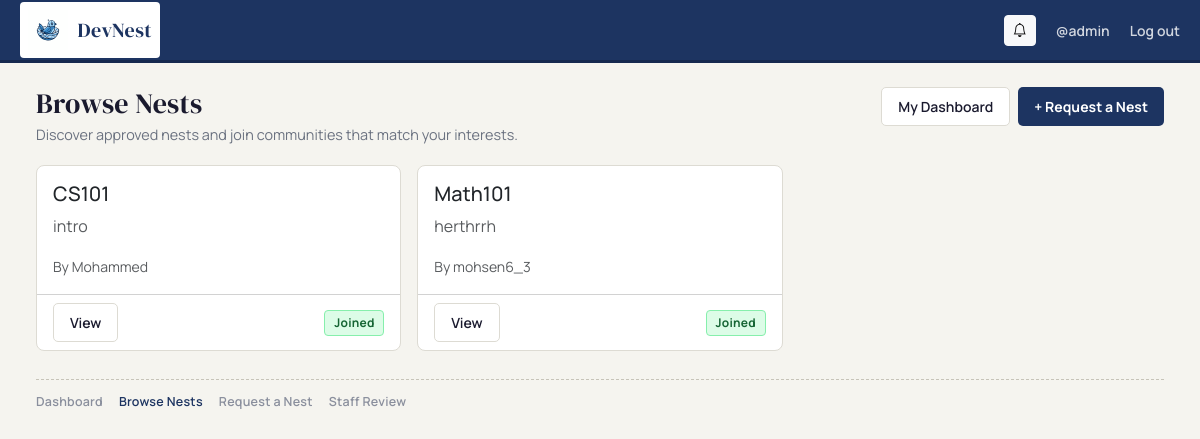
The page /nests/browse/ (signed in) on the database as committed earlier.
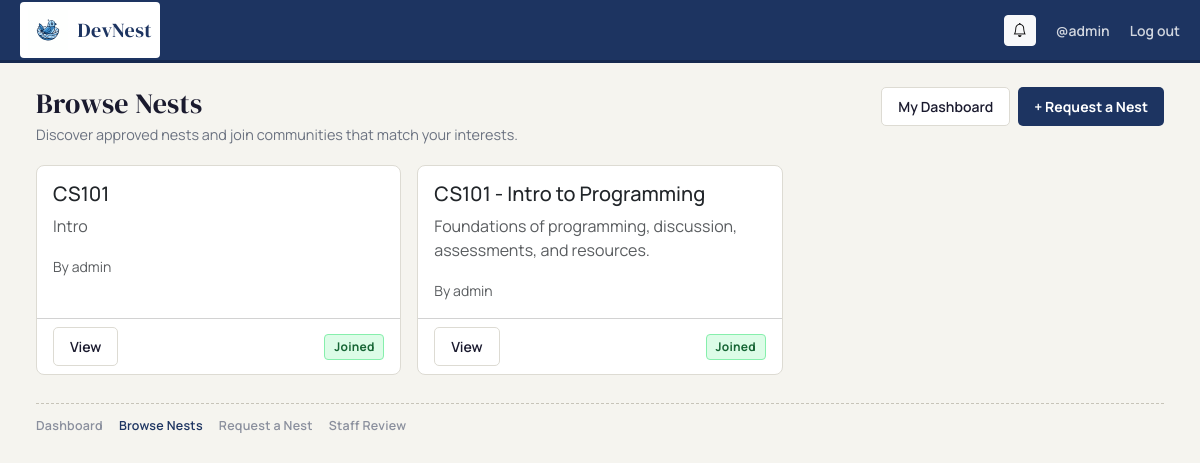
The same page on the database as committed later.
### nests/models.py (models this page shows, shortened)
class Nest(models.Model):
    class Status(models.TextChoices):
        PENDING  = 'pending',  'Pending'
        APPROVED = 'approved', 'Approved'
        REJECTED = 'rejected', 'Rejected'
    name        = models.CharField(max_length=255)
    description = models.TextField()
    creator     = models.ForeignKey(settings.AUTH_USER_MODEL, on_delete=models.CASCADE)
    members     = models.ManyToManyField(
        settings.AUTH_USER_MODEL,
        through='NestMembership',
        related_name='nests',
    )
    status      = models.CharField(
        max_length=20,
        choices=Status.choices,
        default=Status.PENDING,
    )
    created_at  = models.DateTimeField(auto_now_add=True)

### nests/views.py (the view)
# urls.py: path('browse/',               views.nest_list_view,         name='nest_list_view'),
def nest_list_view(request: HttpRequest):
    if not request.user.is_authenticated:
        return _require_auth(request, 'You must be signed in to browse nests.')
    """Browse all approved nests."""
    nests = Nest.objects.filter(status=Nest.Status.APPROVED).order_by('name')
    memberships = NestMembership.objects.filter(user=request.user).values_list('nest_id', 'status')
    active_nest_ids = {nest_id for nest_id, status in memberships if status == NestMembership.Status.ACTIVE}
    pending_nest_ids = {nest_id for nest_id, status in memberships if status == NestMembership.Status.PENDING}
    return render(request, 'nests/nest_list.html', {
        'nests': nests,
        'active_nest_ids': active_nest_ids,
        'pending_nest_ids': pending_nest_ids,
    })

### main/context_processors.py (called while the page is built)
def notifications_context(request):
    if not getattr(request.user, 'is_authenticated', False):
        return {
            'unread_notifications': [],
            'unread_notifications_count': 0,
        }
    unread_qs = Notification.objects.filter(user=request.user, is_read=False)
    return {
        'unread_notifications': list(unread_qs[:8]),
        'unread_notifications_count': unread_qs.count(),
    }

### nests/templates/nests/nest_list.html (shortened to what this page needs)
{% extends "nests/base.html" %}
{% block content %}
<div class="nest-page-head">
    <div>
        <h2 class="nest-page-title">Browse Nests</h2>
        <p class="nest-page-subtitle">Discover approved nests and join communities that match your interests.</p>
    </div>
    <div class="d-flex gap-2">
        <a href="{% url 'nests:nest_dashboard' %}" class="nest-btn-soft">My Dashboard</a>
        <a href="{% url 'nests:request_nest_view' %}" class="nest-btn-main">+ Request a Nest</a>
    </div>
</div>
{% if nests %}
<div class="row g-3">
    {% for nest in nests %}
    <div class="col-12 col-md-6 col-lg-4">
        <div class="card nest-card">
            <div class="card-body">
                <h5 class="card-title">{{ nest.name }}</h5>
                <p class="card-text text-muted">{{ nest.description }}</p>
                <small class="text-muted">By {{ nest.creator.username }}</small>
            </div>
            <div class="card-footer bg-transparent d-flex justify-content-between align-items-center">
                <a href="{% url 'nests:nest_detail' nest_id=nest.pk %}" class="nest-btn-soft btn-sm">View</a>
                {% if nest.pk in active_nest_ids %}
                    <span class="nest-chip nest-chip-approved">Joined</span>
                {% elif nest.pk in pending_nest_ids %}
                    <span class="nest-chip nest-chip-pending">Request Pending</span>
                {% else %}
                    <form method="post" action="{% url 'nests:join_nest' nest_id=nest.pk %}">
                        {% csrf_token %}
                        <button type="submit" class="nest-btn-main btn-sm">Request to Join</button>
                    </form>
                {% endif %}
            </div>
        </div>
    </div>
    {% endfor %}
</div>
{% else %}
<div class="nest-surface p-4">
    <p class="text-muted mb-0">No approved nests yet. <a href="{% url 'nests:request_nest_view' %}">Be the first to request one.</a></p>
</div>
{% endif %}
{% endblock %}

### nests/templates/nests/base.html (shortened to what this page needs)
{% load static %}
<!doctype html>
<html lang="en">
<head>
	<link href="https://cdn.jsdelivr.net/npm/bootstrap@5.3.3/dist/css/bootstrap.min.css" rel="stylesheet">
	<link href="https://cdn.jsdelivr.net/npm/bootstrap-icons@1.11.3/font/bootstrap-icons.css" rel="stylesheet">
	<link rel="stylesheet" href="{% static 'css/nests.css' %}">
</head>
<body class="nest-shell">
	<header class="nest-topbar">
		<div class="container-fluid nest-topbar-inner">
			<a class="nest-brand" href="/">
				<img src="{% static 'images/logo.svg' %}" alt="DevNest logo">
				<span>DevNest</span>
			</a>
			<div class="nest-user d-none d-lg-flex">
				{% if request.user.is_authenticated %}
					<div class="dropdown">
						<button class="btn btn-sm btn-light position-relative" type="button" id="nestNotifDropdown" data-bs-toggle="dropdown" aria-expanded="false" title="Notifications">
							<i class="bi bi-bell"></i>
						</button>
					</div>
					<a class="nest-user-link" href="{% url 'accounts:user_profile_view' request.user.username %}">
						@{{ request.user.username }}
					</a>
					<a class="nest-user-link" href="{% url 'accounts:log_out' %}?next={{request.path}}">Log out</a>
				{% else %}
					<a class="nest-user-link" href="{% url 'accounts:sign_in' %}?next={{request.path}}">Sign in</a>
				{% endif %}
			</div>
		</div>
	</header>
	<div class="nest-layout container-fluid">
		<main class="nest-main">
			{% block content %}{% endblock %}
			<footer class="nest-footer-links" aria-label="Nest legacy links">
				<a href="{% url 'nests:nest_dashboard' %}" class="nest-footer-link {% if request.path == '/nests/' %}active{% endif %}">
					Dashboard
				</a>
				<a href="{% url 'nests:nest_list_view' %}" class="nest-footer-link {% if '/nests/browse/' in request.path %}active{% endif %}">
					Browse Nests
				</a>
				<a href="{% url 'nests:request_nest_view' %}" class="nest-footer-link {% if '/nests/request/' in request.path %}active{% endif %}">
					Request a Nest
				</a>
				{% if request.user.is_staff or request.user.is_superuser %}
					<a href="{% url 'nests:staff_nest_review' %}" class="nest-footer-link {% if '/nests/staff/review/' in request.path %}active{% endif %}">
						Staff Review
					</a>
				{% endif %}
			</footer>
		</main>
	</div>
</body>
</html>

### nests/static/css/nests.css (style rules this page uses)
:root { --nest-bg: #f5f4ef; --nest-paper: #ffffff; --nest-ink: #1a1a2e; --nest-muted: #6b7280; --nest-line: #dddbd3; --nest-accent: #1d3461; --nest-accent-hover: #16294f; --nest-amber: #c57c0e; --nest-amber-soft: #fef3c7; --nest-soft: #eaecf4; --nest-danger-soft: #fde9ef; --nest-shadow-sm: 0 1px 3px rgba(0,0,0,.08), 0 1px 2px rgba(0,0,0,.06); --nest-shadow: 0 2px 8px rgba(0,0,0,.09); --nest-radius: 8px; --nest-radius-sm: 5px; }
* { box-sizing: border-box; }
.nest-shell { margin: 0; min-height: 100vh; background: var(--nest-bg); color: var(--nest-ink); font-family: 'Manrope', sans-serif; }
.nest-topbar { position: sticky; top: 0; z-index: 100; background: var(--nest-accent); border-bottom: 3px solid var(--nest-accent-hover); }
.nest-topbar-inner { min-height: 60px; display: flex; align-items: center; justify-content: space-between; gap: 1rem; padding: 0 1.25rem; }
.nest-brand { display: inline-flex; align-items: center; gap: .6rem; text-decoration: none; padding: 0.5rem; color: var(--nest-accent); background-color: white; border-radius: 4px; font-family: 'DM Serif Display', serif; font-size: 1.25rem; letter-spacing: .4px; }
.nest-brand img { width: 40px; height: 40px; display: block; object-fit: contain; opacity: 1; }
.nest-user { display: inline-flex; align-items: center; gap: 1.25rem; }
.nest-user-link { color: rgba(255,255,255,.8); text-decoration: none; font-weight: 600; font-size: .875rem; transition: color .15s; }
.nest-layout { display: block; min-height: calc(100vh - 63px); }
.nest-main { max-width: 1320px; margin: 0 auto; width: 100%; padding: 1.5rem; }
.nest-page-head { display: flex; align-items: flex-start; justify-content: space-between; flex-wrap: wrap; gap: 1rem; margin-bottom: 1.25rem; }
.nest-page-title { margin: 0; font-family: 'DM Serif Display', serif; font-size: 1.75rem; font-weight: 400; color: var(--nest-ink); letter-spacing: .2px; }
.nest-page-subtitle { color: var(--nest-muted); margin: .2rem 0 0; font-size: .9rem; }
.nest-card { height: 100%; border: 1px solid var(--nest-line); border-radius: var(--nest-radius); background: var(--nest-paper); box-shadow: none; transition: box-shadow .2s; }
.nest-btn-main { display: inline-flex; align-items: center; border: none; background: var(--nest-accent); color: #fff; font-weight: 700; font-size: .875rem; border-radius: var(--nest-radius-sm); padding: .5rem 1rem; cursor: pointer; transition: background .15s; text-decoration: none; }
.nest-btn-soft { display: inline-flex; align-items: center; border: 1px solid var(--nest-line); color: var(--nest-ink); font-weight: 600; font-size: .875rem; border-radius: var(--nest-radius-sm); background: var(--nest-paper); padding: .5rem 1rem; cursor: pointer; text-decoration: none; transition: border-color .15s, background .15s; }
.nest-chip { display: inline-flex; align-items: center; border-radius: 4px; padding: .2rem .55rem; font-size: .75rem; font-weight: 700; letter-spacing: .02em; }
.nest-chip-approved { background: #dcfce7; color: #166534; border: 1px solid #86efac; }
.nest-footer-links { margin-top: 1.75rem; padding-top: .8rem; border-top: 1px dashed #c7c4b9; display: flex; flex-wrap: wrap; gap: .7rem 1rem; }
.nest-footer-link { color: #8a8f9d; text-decoration: none; font-size: .78rem; font-weight: 600; letter-spacing: .02em; }
.nest-footer-link.active { color: var(--nest-accent); }
.card { position: relative; }

Rows that differ between the two databases and show on the page:
removed Nest: name "Math101", description "herthrrh", creator.username "mohsen6_3", shows "Joined"
changed Nest "CS101": description "intro" → "Intro"; creator.username "Mohammed" → "admin"
added Nest: name "CS101 - Intro to Programming", description "Foundations of programming, discussion, assessments, and resources.", creator.username "admin", shows "Joined"
